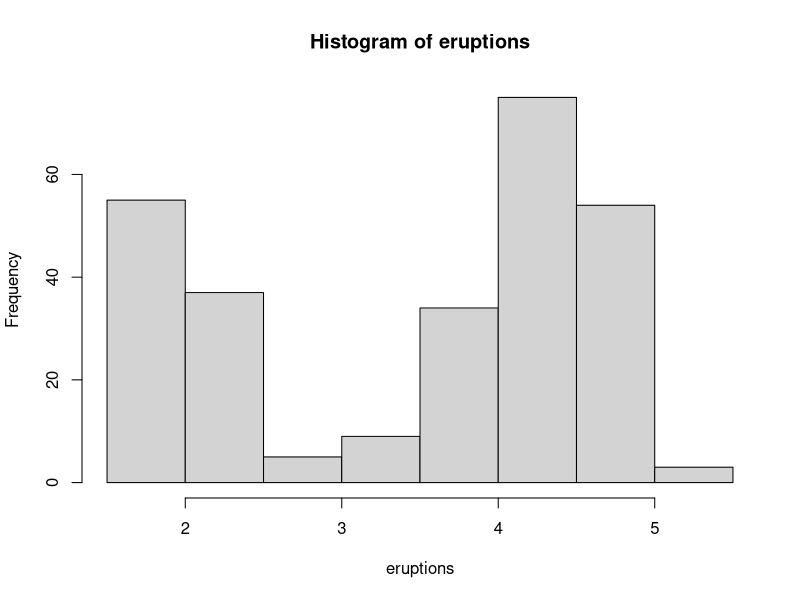
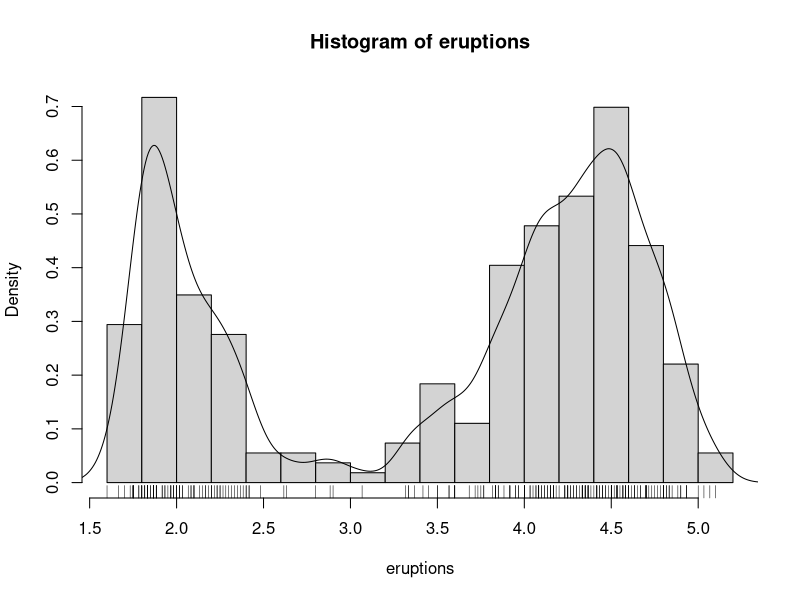
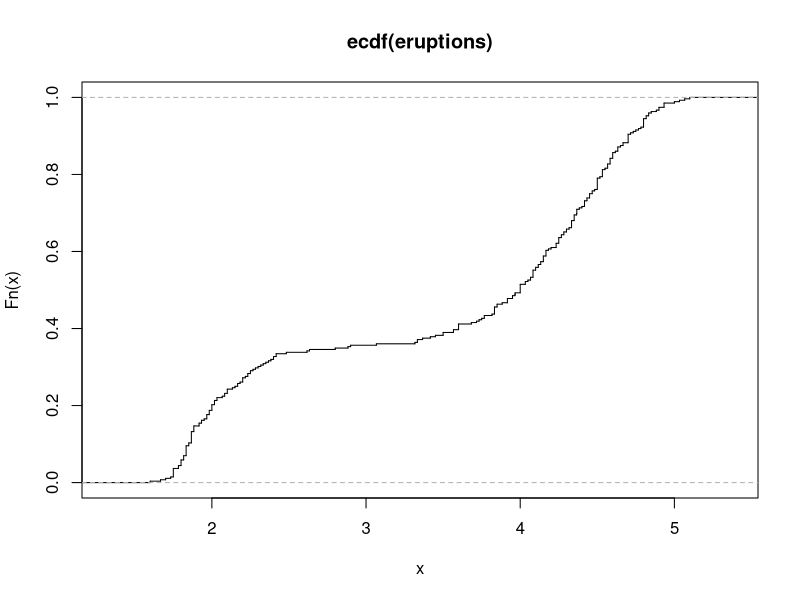
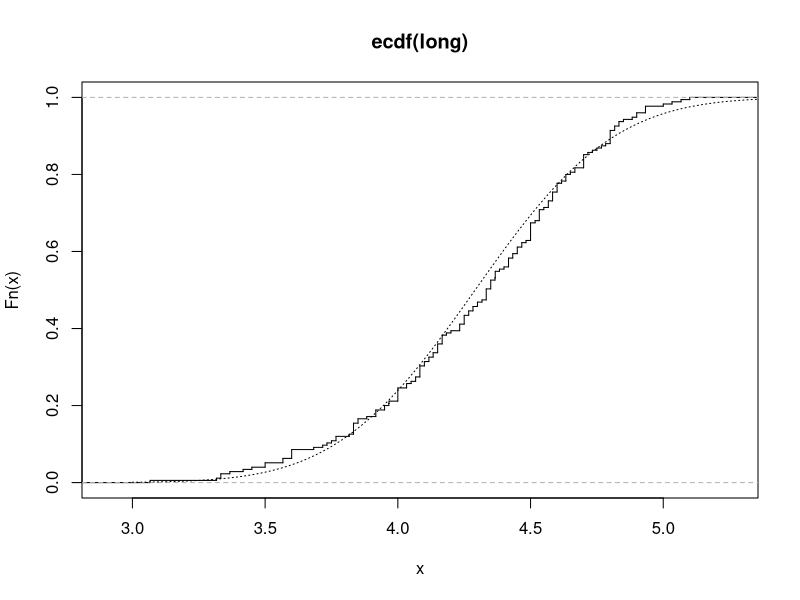
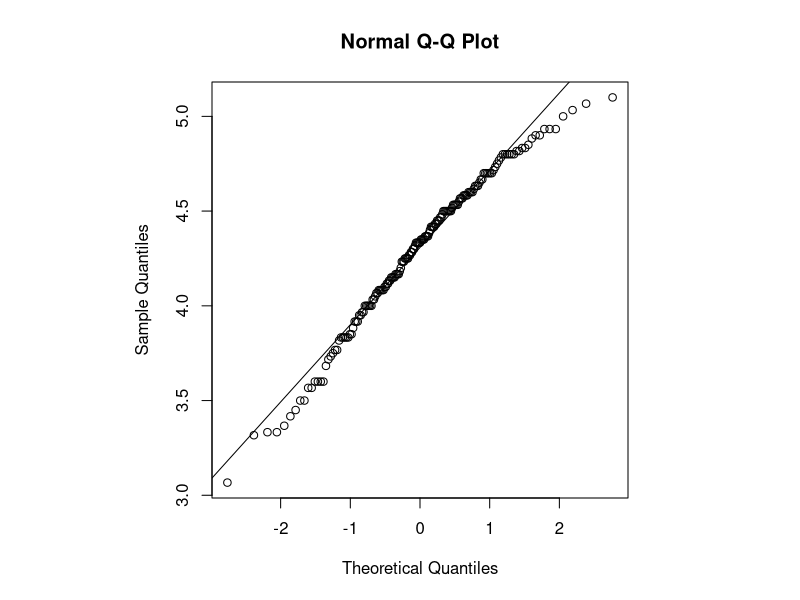
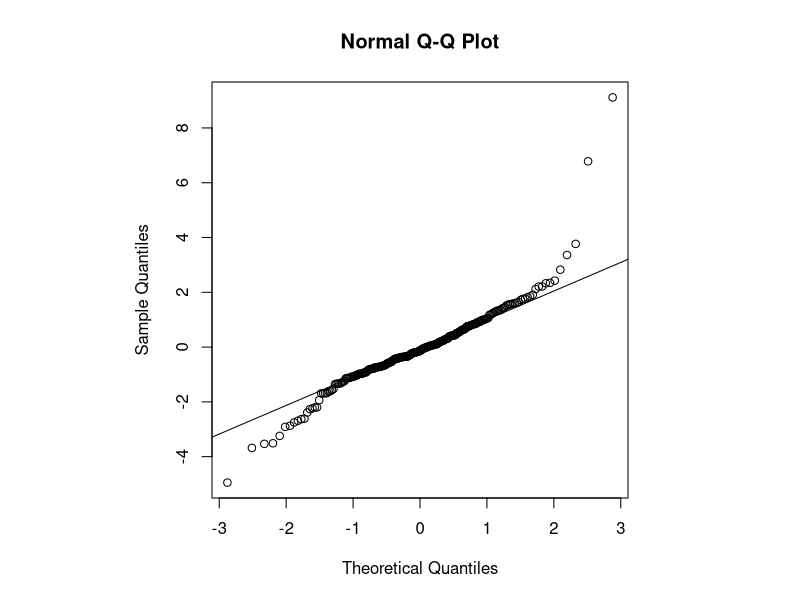
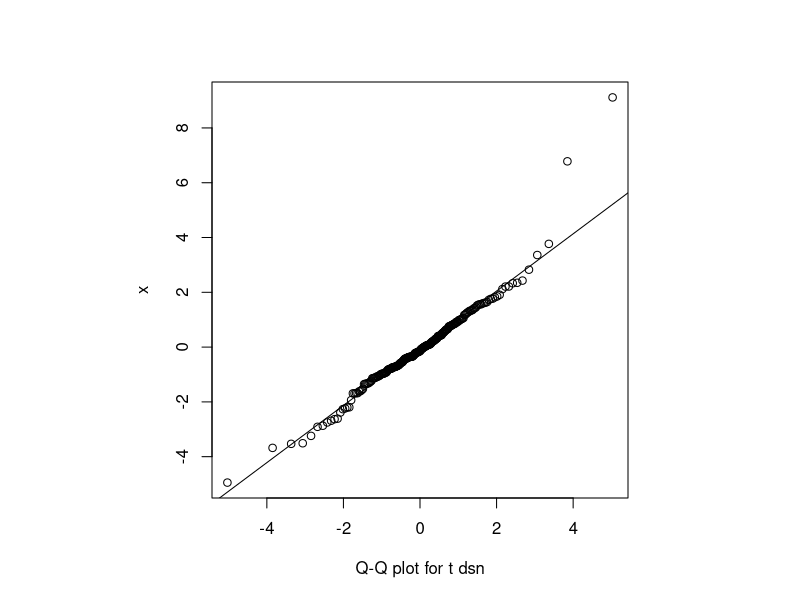

Write R code to recreate these figures, in order.
2*pt(-2.43,df=13)
qf(0.01,2,7,lower.tail = FALSE)
#stem&leaf plot
attach(faithful)
summary(eruptions)
fivenum(eruptions)
stem(eruptions)
#histogrm
hist(eruptions)
hist(eruptions,seq(1.6,5.2,0.2),prob=TRUE)
lines(density(eruptions,bw=0.1))
rug(eruptions)
#EDF
plot(ecdf(eruptions),do.points=FALSE, verticals = TRUE)
#fit a normal distribution & the fitted CDF
long <- eruptions[eruptions>3]
plot(ecdf(long),do.points=FALSE, verticals=TRUE)
x <- seq(3,5.4,0.01)
lines(x, pnorm(x, mean=mean(long),sd=sqrt(var(long))),lty=3)
#qq plot
par(pty='s')
qqnorm(long); qqline(long)
#shapiro-wilk normality test
x<- rt(250,df=5)
qqnorm(x);qqline(x)
qqplot(qt(ppoints(250), df=5),x,xlab="Q-Q plot for t dsn")
qqline(x)
shapiro.test(long)


